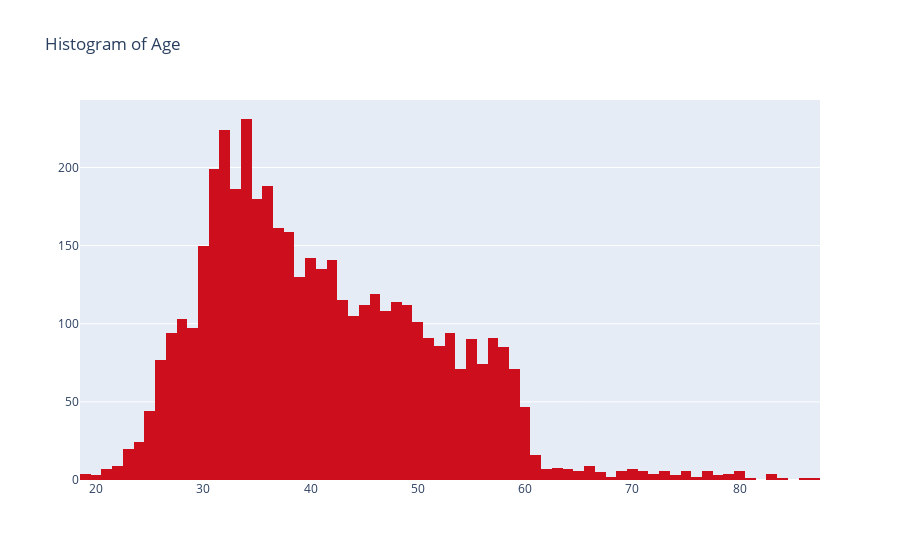

The cell this chart's notebook holds for it:
### Code cell
data = [go.Histogram(x=bank_data.age, marker=dict(color='#CC0E1D' ))]
layout = go.Layout(title = "Histogram of Age")
fig = go.Figure(data= data, layout=layout)
iplot(fig)

### Figure 1 — Plotly figure (JSON) as saved in the notebook; plotly's stock layout.template omitted (floating-point values rounded to 4 significant figures; data arrays with more than 128 entries replaced by an {"elided": "..."} marker saying what was removed)
{"data": [{"marker": {"color": "#CC0E1D"}, "type": "histogram", "x": {"elided": "4521 int values"}}], "layout": {"title": {"text": "Histogram of Age"}}}
